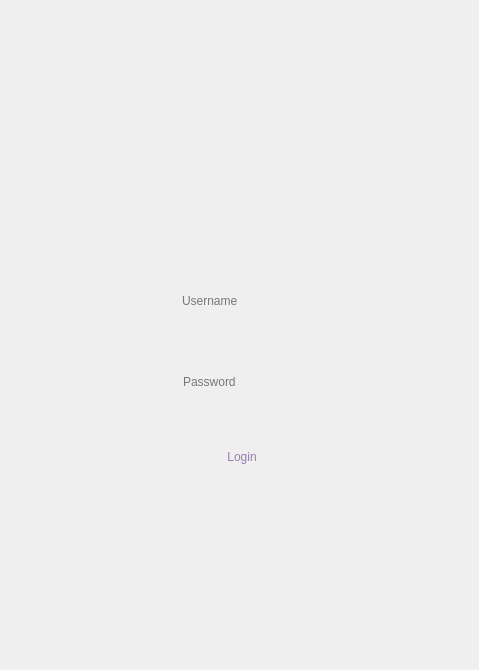
<?xml version="1.0" encoding="UTF-8"?>
<ui version="4.0">
 <class>LoginPanel</class>
 <widget class="QMainWindow" name="LoginPanel">
  <property name="geometry">
   <rect>
    <x>0</x>
    <y>0</y>
    <width>479</width>
    <height>670</height>
   </rect>
  </property>
  <property name="minimumSize">
   <size>
    <width>479</width>
    <height>670</height>
   </size>
  </property>
  <property name="maximumSize">
   <size>
    <width>479</width>
    <height>670</height>
   </size>
  </property>
  <property name="windowTitle">
   <string>MainWindow</string>
  </property>
  <property name="styleSheet">
   <string notr="true">QMainWindow {
background-image: url(:/Image/LoginPanel.png);
}

QLineEdit:hover  {
	color: rgb(37, 17, 56);
}

QLineEdit {
	background : transparent; 
	border: none;
	font: 15pt &quot;Playwrite DE Grund&quot;;
	color: rgb(0, 0, 0);
}
QPushButton:hover {
	color: rgb(212, 171, 241);
}
QPushButton {
	background : transparent; 
	border: none;
	font: 12pt &quot;Playwrite DE Grund&quot;;
	color: rgb(154, 124, 175);
}

QLabel {
	font: 8pt &quot;Playwrite DE Grund&quot;;
	color: #ed4337;
}
</string>
  </property>
  <widget class="QWidget" name="centralwidget">
   <widget class="QPushButton" name="loginPB">
    <property name="geometry">
     <rect>
      <x>177</x>
      <y>432</y>
      <width>130</width>
      <height>50</height>
     </rect>
    </property>
    <property name="cursor">
     <cursorShape>PointingHandCursor</cursorShape>
    </property>
    <property name="text">
     <string>Login</string>
    </property>
   </widget>
   <widget class="QLineEdit" name="usernameLE">
    <property name="geometry">
     <rect>
      <x>180</x>
      <y>281</y>
      <width>160</width>
      <height>40</height>
     </rect>
    </property>
    <property name="text">
     <string/>
    </property>
    <property name="placeholderText">
     <string>Username</string>
    </property>
   </widget>
   <widget class="QLineEdit" name="passwordLE">
    <property name="geometry">
     <rect>
      <x>181</x>
      <y>362</y>
      <width>134</width>
      <height>40</height>
     </rect>
    </property>
    <property name="text">
     <string/>
    </property>
    <property name="placeholderText">
     <string>Password</string>
    </property>
   </widget>
   <widget class="QPushButton" name="backPB">
    <property name="geometry">
     <rect>
      <x>20</x>
      <y>24</y>
      <width>31</width>
      <height>41</height>
     </rect>
    </property>
    <property name="cursor">
     <cursorShape>PointingHandCursor</cursorShape>
    </property>
    <property name="layoutDirection">
     <enum>Qt::LeftToRight</enum>
    </property>
    <property name="styleSheet">
     <string notr="true"/>
    </property>
    <property name="text">
     <string/>
    </property>
    <property name="icon">
     <iconset resource="Resources.qrc">
      <normaloff>:/Image/backPB.png</normaloff>:/Image/backPB.png</iconset>
    </property>
    <property name="iconSize">
     <size>
      <width>30</width>
      <height>30</height>
     </size>
    </property>
   </widget>
   <widget class="QLabel" name="usernameErrorLB">
    <property name="geometry">
     <rect>
      <x>181</x>
      <y>330</y>
      <width>211</width>
      <height>20</height>
     </rect>
    </property>
    <property name="text">
     <string/>
    </property>
   </widget>
   <widget class="QLabel" name="passwordErrorLB">
    <property name="geometry">
     <rect>
      <x>181</x>
      <y>411</y>
      <width>191</width>
      <height>20</height>
     </rect>
    </property>
    <property name="text">
     <string/>
    </property>
   </widget>
   <widget class="QPushButton" name="visiblePB">
    <property name="geometry">
     <rect>
      <x>313</x>
      <y>368</y>
      <width>37</width>
      <height>29</height>
     </rect>
    </property>
    <property name="cursor">
     <cursorShape>PointingHandCursor</cursorShape>
    </property>
    <property name="text">
     <string/>
    </property>
    <property name="icon">
     <iconset resource="Resources.qrc">
      <normaloff>:/Image/Icons/icons8-eye-48.png</normaloff>
      <normalon>:/Image/Icons/icons8-invisible-48.png</normalon>:/Image/Icons/icons8-eye-48.png</iconset>
    </property>
    <property name="iconSize">
     <size>
      <width>25</width>
      <height>25</height>
     </size>
    </property>
    <property name="checkable">
     <bool>true</bool>
    </property>
   </widget>
  </widget>
 </widget>
 <resources>
  <include location="Resources.qrc"/>
 </resources>
 <connections/>
</ui>
